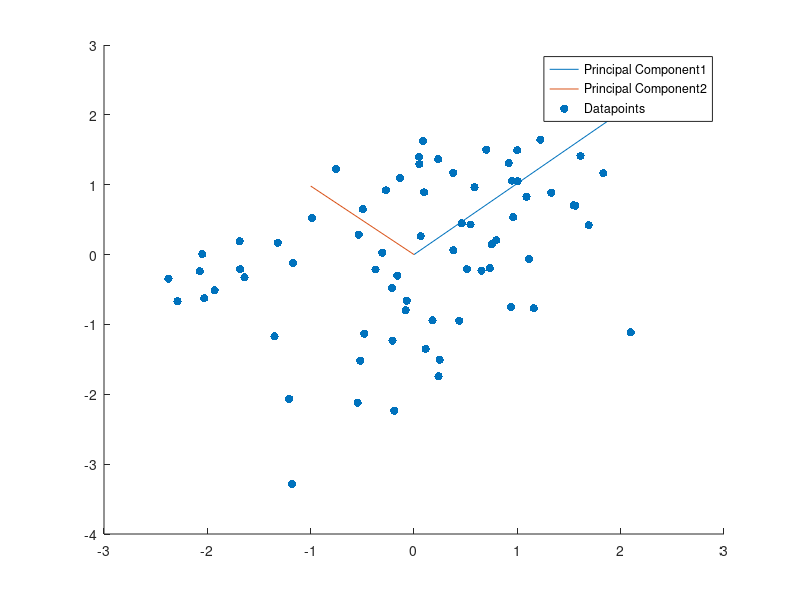

MATLAB code for this plot:
% Principal component analysis
data_points=randn(70,2);
data_points=data_points';
data_mean=[ mean(data_points(1,:)); mean(data_points(2,:))];
uncorrelated_data=data_points-data_mean;

covariance=[0 0; 0 0];
for j=1:10
        covariance=covariance+(uncorrelated_data(:,j))*(uncorrelated_data(:,j))';
 end
covariance=covariance/length(data_points)-1;
[eigen_vector eigen_values]= eig(covariance);
c=scatter(uncorrelated_data(1,:),uncorrelated_data(2,:),'filled');hold on
x1=linspace(0,2,5);
y1=(eigen_vector(2,2)/eigen_vector(2,1))*x1;
x2=linspace(-1,0,2);
y2=eigen_vector(1,2)/eigen_vector(1,1)*x2;
a=plot(x1,y1); hold on;
b=plot(x2,y2);hold off
legend([a,b,c],'Principal Component1','Principal Component2', 'Datapoints');

